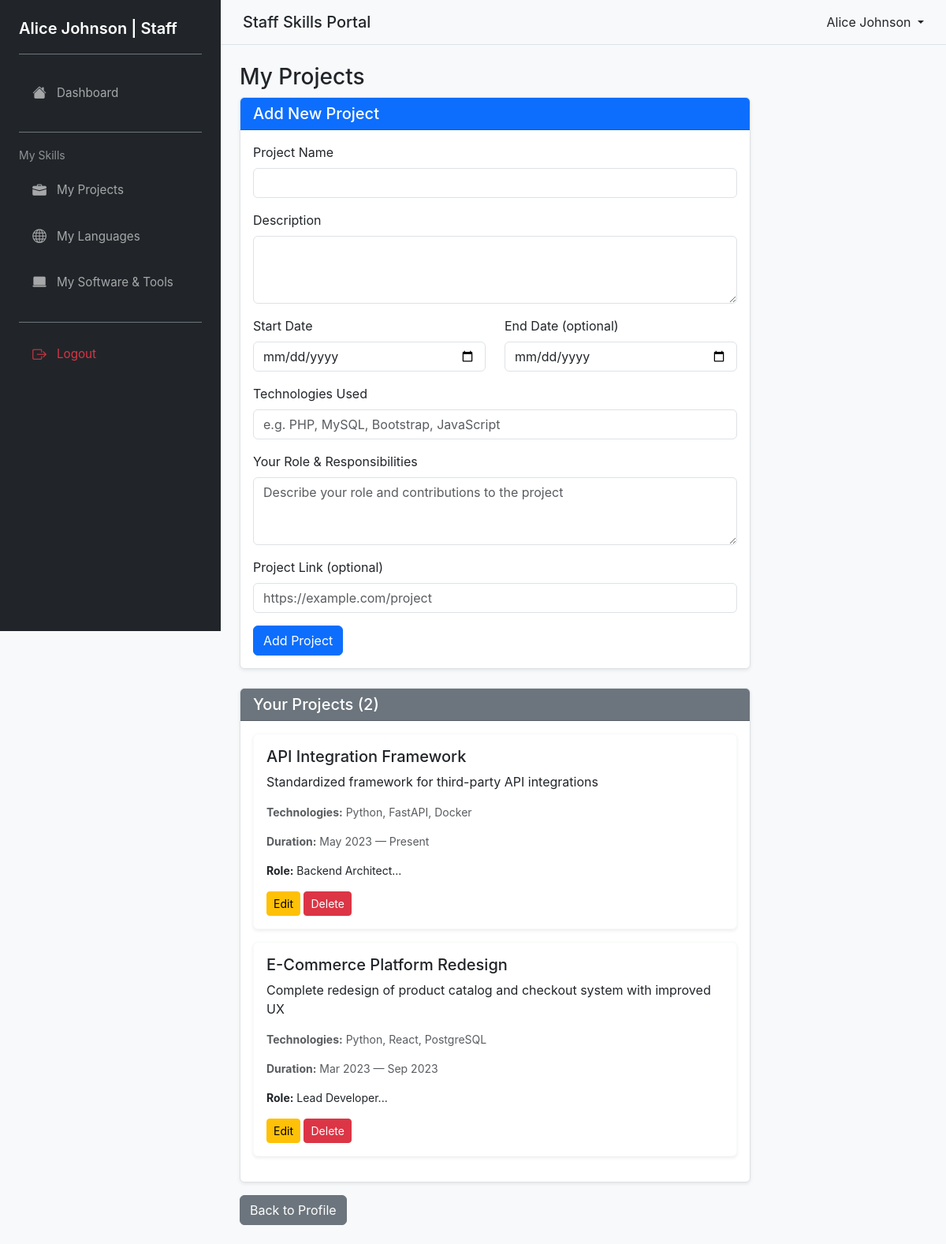
/pages/user_projects.php (signed in), run on the app's committed database.
### tables this page shows
CREATE TABLE IF NOT EXISTS projects (
  id INT AUTO_INCREMENT PRIMARY KEY,
  user_id INT NOT NULL,
  project_name VARCHAR(200) NOT NULL,
  description TEXT,
  technologies_used TEXT,
  start_date DATE,
  end_date DATE,
  role_responsibilities TEXT,
  project_link VARCHAR(255),
  created_at TIMESTAMP DEFAULT CURRENT_TIMESTAMP,
  FOREIGN KEY (user_id) REFERENCES users(id) ON DELETE CASCADE
);

### pages/user_projects.php (the view, shortened to what this page needs)
<?php
require_once __DIR__ . '/../includes/header.php';
$pdo = getPDO();
$user_id = $_SESSION['user']['id'];
$edit_id = isset($_GET['edit']) ? (int)$_GET['edit'] : 0;
$editProject = null;
$projects = $pdo->prepare('SELECT * FROM projects WHERE user_id = ? ORDER BY start_date DESC');
$projects->execute([$user_id]);
$userProjects = $projects->fetchAll();
?>
<div class="row">
    <div class="col-md-9">
        <h3><?php echo $edit_id > 0 ? 'Edit Project' : 'My Projects'; ?></h3>
        <div class="card mb-4">
            <div class="card-header bg-primary text-white">
                <h5 class="mb-0"><?php echo $edit_id > 0 ? 'Edit Project' : 'Add New Project'; ?></h5>
            </div>
            <div class="card-body">
                <form method="post">
                    <div class="mb-3">
                        <label class="form-label">Project Name</label>
                        <input class="form-control" name="project_name" value="<?php echo htmlspecialchars($_POST['project_name'] ?? $editProject['project_name'] ?? ''); ?>" required>
                    </div>
                    <div class="mb-3">
                        <label class="form-label">Description</label>
                        <textarea class="form-control" name="description" rows="3" required><?php echo htmlspecialchars($_POST['description'] ?? $editProject['description'] ?? ''); ?></textarea>
                    </div>
                    <div class="row">
                        <div class="col-md-6">
                            <div class="mb-3">
                                <label class="form-label">Start Date</label>
                                <input type="date" class="form-control" name="start_date" value="<?php echo htmlspecialchars($_POST['start_date'] ?? $editProject['start_date'] ?? ''); ?>" required>
                            </div>
                        </div>
                        <div class="col-md-6">
                            <div class="mb-3">
                                <label class="form-label">End Date (optional)</label>
                                <input type="date" class="form-control" name="end_date" value="<?php echo htmlspecialchars($_POST['end_date'] ?? $editProject['end_date'] ?? ''); ?>">
                            </div>
                        </div>
                    </div>
                    <div class="mb-3">
                        <label class="form-label">Technologies Used</label>
                        <input class="form-control" name="technologies_used" placeholder="e.g. PHP, MySQL, Bootstrap, JavaScript" value="<?php echo htmlspecialchars($_POST['technologies_used'] ?? $editProject['technologies_used'] ?? ''); ?>">
                    </div>
                    <div class="mb-3">
                        <label class="form-label">Your Role & Responsibilities</label>
                        <textarea class="form-control" name="role_responsibilities" rows="3" placeholder="Describe your role and contributions to the project"></textarea>
                    </div>
                    <div class="mb-3">
                        <label class="form-label">Project Link (optional)</label>
                        <input type="url" class="form-control" name="project_link" placeholder="https://example.com/project" value="<?php echo htmlspecialchars($_POST['project_link'] ?? $editProject['project_link'] ?? ''); ?>">
                    </div>
                    <button class="btn btn-primary"><?php echo $edit_id > 0 ? 'Update Project' : 'Add Project'; ?></button>
                </form>
            </div>
        </div>
        <?php if (!($edit_id > 0)): ?>
        <div class="card">
            <div class="card-header bg-secondary text-white">
                <h5 class="mb-0">Your Projects (<?php echo count($userProjects); ?>)</h5>
            </div>
            <div class="card-body">
                <?php if (count($userProjects) > 0): ?>
                    <?php foreach ($userProjects as $proj): ?>
                        <div class="card mb-3 border-light">
                            <div class="card-body">
                                <h5 class="card-title"><?php echo htmlspecialchars($proj['project_name']); ?></h5>
                                <p class="card-text"><?php echo htmlspecialchars($proj['description']); ?></p>
                                <?php if ($proj['technologies_used']): ?>
                                    <p class="small text-muted"><strong>Technologies:</strong> <?php echo htmlspecialchars($proj['technologies_used']); ?></p>
                                <?php endif; ?>
                                <p class="small text-muted">
                                    <strong>Duration:</strong> <?php echo htmlspecialchars(date('M Y', strtotime($proj['start_date']))); ?>
                                    <?php echo $proj['end_date'] ? '— ' . date('M Y', strtotime($proj['end_date'])) : '— Present'; ?>
                                </p>
                                <?php if ($proj['role_responsibilities']): ?>
                                    <p class="small"><strong>Role:</strong> <?php echo htmlspecialchars(substr($proj['role_responsibilities'], 0, 100)); ?>...</p>
                                <?php endif; ?>
                                <div class="mt-2">
                                    <a href="<?php echo BASE_URL; ?>/pages/user_projects.php?edit=<?php echo $proj['id']; ?>" class="btn btn-sm btn-warning">Edit</a>
                                    <form method="post" style="display:inline;" onsubmit="return confirm('Delete this project?');">
                                        <button type="submit" class="btn btn-sm btn-danger">Delete</button>
                                    </form>
                                </div>
                            </div>
                        </div>
                    <?php endforeach; ?>
                <?php else: ?>
                    <p class="text-muted">No projects added yet.</p>
                <?php endif; ?>
            </div>
        </div>
        <?php endif; ?>
        <a href="<?php echo BASE_URL; ?>/pages/profile.php" class="btn btn-secondary mt-3">Back to Profile</a>
    </div>
</div>
<?php require_once __DIR__ . '/../includes/footer.php'; ?>

### assets/css/styles.css (style rules this page uses)
* { box-sizing: border-box; }
body { font-family: -apple-system, BlinkMacSystemFont, 'Segoe UI', 'Roboto', 'Oxygen', 'Ubuntu', 'Cantarell', 'Fira Sans', 'Droid Sans', 'Helvetica Neue', sans-serif; background-color: #f8f9fa; margin: 0; padding: 0; }
.card { border: 1px solid #dee2e6; box-shadow: 0 0.125rem 0.25rem rgba(0, 0, 0, 0.075); transition: all 0.3s ease; }
.btn { transition: all 0.2s ease; }

### data on the page
projects: project_name "API Integration Framework", description "Standardized framework for third-party API integrations", technologies_used "Python, FastAPI, Docker", start_date "May 2023", shows "— Present", role_responsibilities "Backend Architect"
projects: project_name "E-Commerce Platform Redesign", description "Complete redesign of product catalog and checkout system with improved UX", technologies_used "Python, React, PostgreSQL", start_date "Mar 2023", end_date "Sep 2023", role_responsibilities "Lead Developer"

### other printed values
$_SESSION['user']['full_names'] "Alice Johnson"
$_SESSION['user']['role_name'] "Staff"
count($userProjects) "2"
